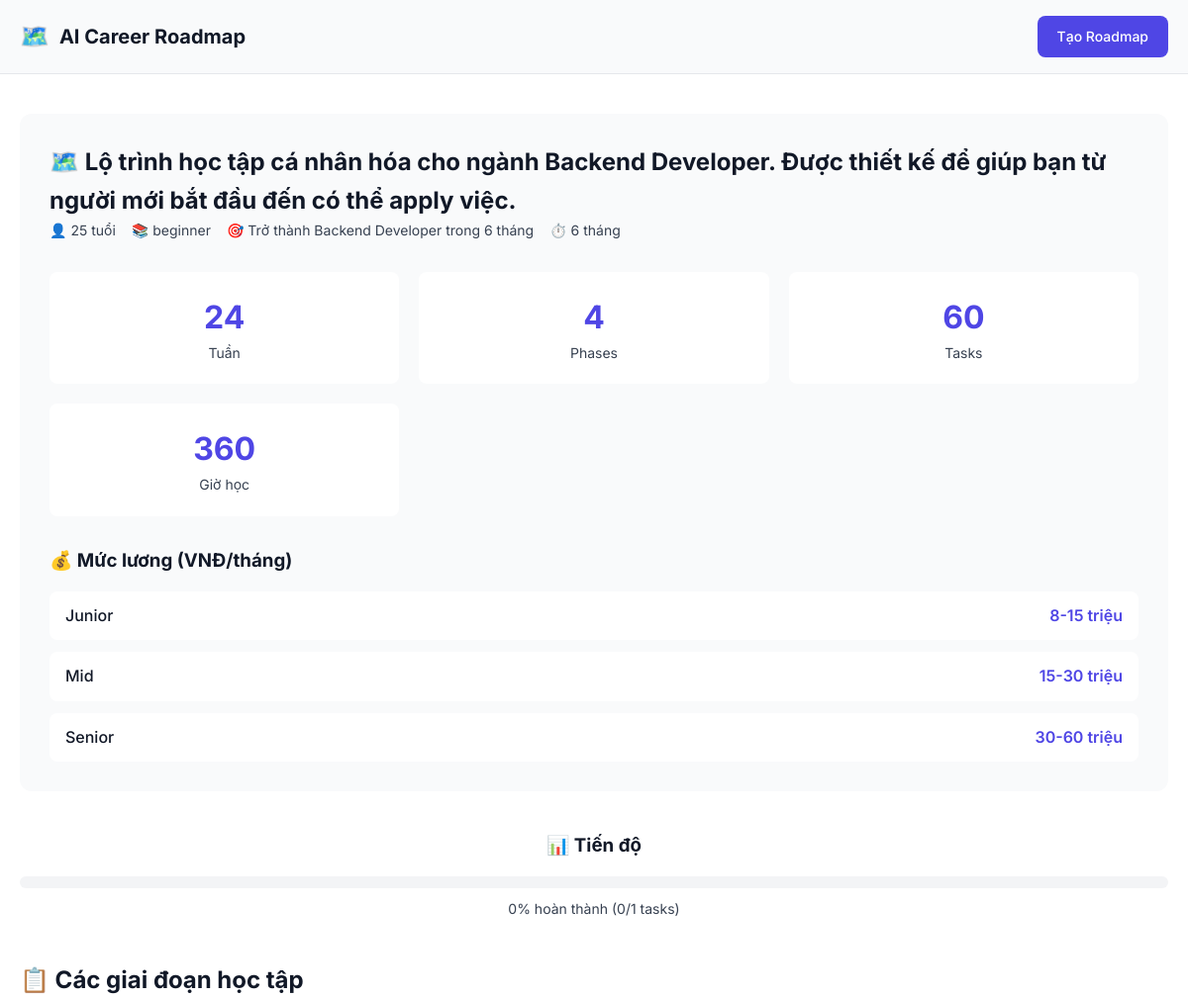
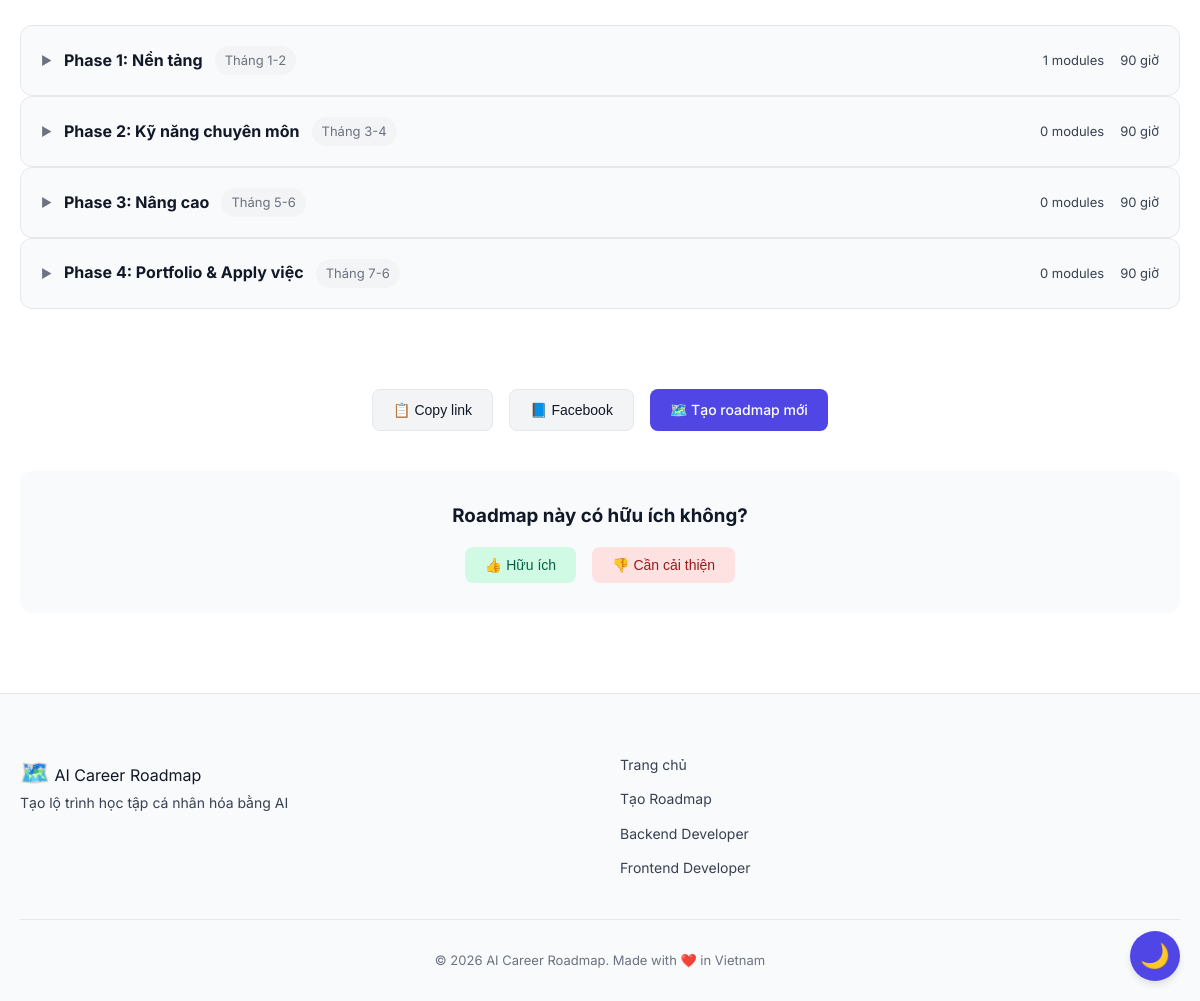
The app's page /roadmap/backend-developer-25tuoi-7364 with its own data (2 pictures, top to bottom).
### tables this page shows
CREATE TABLE roadmaps (
                id TEXT PRIMARY KEY,
                slug TEXT UNIQUE NOT NULL,
                
                -- Input
                age INTEGER NOT NULL,
                industry TEXT NOT NULL,
                industry_name TEXT NOT NULL,
                level TEXT NOT NULL,
                goal TEXT NOT NULL,
                duration_months INTEGER NOT NULL,
                current_job TEXT,
                hours_per_day TEXT DEFAULT '3-4',
                learning_style TEXT,
                
                -- Level 1: Roadmap overview
                overview TEXT,
                total_weeks INTEGER,
                total_tasks INTEGER,
                total_hours INTEGER,
                salary_junior TEXT,
                salary_mid TEXT,
                salary_senior TEXT,
                competitive_advantage TEXT,
                market_demand TEXT,
                
                -- Full roadmap JSON (Phases → Modules → Tasks → Resources)
                roadmap_json TEXT,
                
                -- Metadata
                ai_model TEXT DEFAULT 'mimo-v2.5',
                ai_tokens_used INTEGER,
                generation_time_ms INTEGER,
                view_count INTEGER DEFAULT 0,
                share_count INTEGER DEFAULT 0,
                created_at TIMESTAMP DEFAULT CURRENT_TIMESTAMP
            );

### backend/routes/roadmap.py (the view)
@router.get("/roadmap/{slug}", response_class=HTMLResponse)
async def view_roadmap(request: Request, slug: str):
    import aiosqlite
    from backend.config import settings
    async with aiosqlite.connect(settings.db_path) as db:
        db.row_factory = aiosqlite.Row
        async with db.execute(
            "SELECT * FROM roadmaps WHERE slug = ?", (slug,)
        ) as cursor:
            row = await cursor.fetchone()
    if not row:
        return templates.TemplateResponse("404.html", {
            "request": request,
            "page_title": "Không tìm thấy - AI Career Roadmap",
            "slug": slug
        }, status_code=404)
    roadmap_data = json.loads(row["roadmap_json"]) if row["roadmap_json"] else {}
    template_data = {
        "request": request,
        "page_title": f"Roadmap {row['industry_name']} - AI Career Roadmap",
        "page_description": f"Lộ trình học {row['industry_name']} cá nhân hóa",
        "roadmap": {
            "age": row["age"],
            "industry": row["industry"],
            "industry_name": row["industry_name"],
            "level": row["level"],
            "goal": row["goal"],
            "duration_months": row["duration_months"],
            "overview": roadmap_data.get("overview", ""),
            "total_weeks": roadmap_data.get("total_weeks", 0),
            "total_tasks": roadmap_data.get("total_tasks", 0),
            "total_hours": roadmap_data.get("total_hours", 0),
            "salary_range": roadmap_data.get("salary_range", {}),
            "competitive_advantage": roadmap_data.get("competitive_advantage", ""),
            "market_demand": roadmap_data.get("market_demand", ""),
            "phases": roadmap_data.get("phases", [])
        },
        "slug": slug
    }
    return templates.TemplateResponse("roadmap.html", template_data)

### backend/templates/roadmap.html (shortened to what this page needs)
{% extends "base.html" %}
{% block content %}
<section class="roadmap-section">
    <div class="container">
        <div class="roadmap-header">
            <h1>🗺️ {{ roadmap.overview }}</h1>
            <div class="roadmap-meta">
                <span>👤 {{ roadmap.age }} tuổi</span>
                <span>📚 {{ roadmap.level }}</span>
                <span>🎯 {{ roadmap.goal }}</span>
                <span>⏱️ {{ roadmap.duration_months }} tháng</span>
            </div>
            <div class="roadmap-stats">
                <div class="stat-card">
                    <div class="stat-number">{{ roadmap.total_weeks }}</div>
                    <div class="stat-label">Tuần</div>
                </div>
                <div class="stat-card">
                    <div class="stat-number">{{ roadmap.phases|length }}</div>
                    <div class="stat-label">Phases</div>
                </div>
                <div class="stat-card">
                    <div class="stat-number">{{ roadmap.total_tasks }}</div>
                    <div class="stat-label">Tasks</div>
                </div>
                <div class="stat-card">
                    <div class="stat-number">{{ roadmap.total_hours }}</div>
                    <div class="stat-label">Giờ học</div>
                </div>
            </div>
            {% if roadmap.salary_range %}
            <div class="roadmap-salary">
                <h3>💰 Mức lương (VNĐ/tháng)</h3>
                <div class="salary-bars">
                    <div class="salary-item">
                        <span class="salary-label">Junior</span>
                        <span class="salary-value">{{ roadmap.salary_range.get('junior', 'N/A') }}</span>
                    </div>
                    <div class="salary-item">
                        <span class="salary-label">Mid</span>
                        <span class="salary-value">{{ roadmap.salary_range.get('mid', 'N/A') }}</span>
                    </div>
                    <div class="salary-item">
                        <span class="salary-label">Senior</span>
                        <span class="salary-value">{{ roadmap.salary_range.get('senior', 'N/A') }}</span>
                    </div>
                </div>
            </div>
            {% endif %}
        </div>
        <div class="progress-section">
            <h3>📊 Tiến độ</h3>
            <div class="progress-bar">
            </div>
            <span class="progress-text" id="progress-text">0% hoàn thành</span>
        </div>
        <div class="phases-section">
            <h2>📋 Các giai đoạn học tập</h2>
            {% for phase in roadmap.phases %}
            <div class="phase-card" id="phase-{{ phase.id }}">
                <div class="phase-header" onclick="togglePhase('{{ phase.id }}')">
                    <div class="phase-title">
                        <span class="phase-toggle" id="toggle-{{ phase.id }}">▶</span>
                        <h3>{{ phase.name }}</h3>
                        <span class="phase-duration">{{ phase.duration }}</span>
                    </div>
                    <div class="phase-meta">
                        <span>{{ phase.modules|length if phase.modules else 0 }} modules</span>
                        <span>{{ phase.get('total_hours', 0) }} giờ</span>
                    </div>
                </div>
            </div>
            {% endfor %}
        </div>
        <div class="actions-section">
            <button onclick="copyLink()" class="btn btn-secondary">📋 Copy link</button>
            <button onclick="shareFacebook()" class="btn btn-secondary">📘 Facebook</button>
            <a href="/tao-roadmap" class="btn btn-primary">🗺️ Tạo roadmap mới</a>
        </div>
        <div class="feedback-section">
            <h3>Roadmap này có hữu ích không?</h3>
            <div class="feedback-buttons">
                <button onclick="submitFeedback(true)" class="btn btn-positive">👍 Hữu ích</button>
                <button onclick="submitFeedback(false)" class="btn btn-negative">👎 Cần cải thiện</button>
            </div>
        </div>
    </div>
</section>
{% endblock %}

### backend/templates/base.html (shortened to what this page needs)
<!DOCTYPE html>
<html lang="vi">
<head>
    <link rel="stylesheet" href="/static/css/style.css">
</head>
<body>
    <header class="header">
        <div class="container">
            <a href="/" class="logo">
                <span class="logo-icon">🗺️</span>
                <span class="logo-text">AI Career Roadmap</span>
            </a>
            <nav class="nav">
                <a href="/tao-roadmap" class="btn btn-primary">Tạo Roadmap</a>
            </nav>
        </div>
    </header>
    <main class="main">
        {% block content %}{% endblock %}
    </main>
    <footer class="footer">
        <div class="container">
            <div class="footer-content">
                <div class="footer-brand">
                    <span class="logo-icon">🗺️</span>
                    <span class="logo-text">AI Career Roadmap</span>
                    <p class="footer-desc">Tạo lộ trình học tập cá nhân hóa bằng AI</p>
                </div>
                <div class="footer-links">
                    <a href="/">Trang chủ</a>
                    <a href="/tao-roadmap">Tạo Roadmap</a>
                    <a href="/nganh/backend-developer">Backend Developer</a>
                    <a href="/nganh/frontend-developer">Frontend Developer</a>
                </div>
            </div>
            <div class="footer-bottom">
                <p>&copy; 2026 AI Career Roadmap. Made with ❤️ in Vietnam</p>
            </div>
        </div>
    </footer>
    <button id="theme-toggle" class="theme-toggle" aria-label="Toggle dark mode">
        <span class="theme-toggle-icon">🌙</span>
    </button>
</body>
</html>

### records on screen
roadmaps: overview "Lộ trình học tập cá nhân hóa cho ngành Backend Developer. Được thiết kế để giúp bạn từ người mới bắt đầu đến có thể apply việc.", age "25", level "beginner", goal "Trở thành Backend Developer trong 6 tháng", duration_months "6", total_weeks "24", total_tasks "60", total_hours "360", salary_range.get "8-15 triệu", salary_range.get "15-30 triệu", salary_range.get "30-60 triệu"

### other values on screen
{{ roadmap.phases|length }} "4"
{{ phase.name }} "Phase 1: Nền tảng" "Phase 2: Kỹ năng chuyên môn" "Phase 3: Nâng cao" "Phase 4: Portfolio & Apply việc"
{{ phase.duration }} "Tháng 1-2" "Tháng 3-4" "Tháng 5-6" "Tháng 7-6"
{{ phase.modules|length if phase.modules else 0 }} "1" "0" "0" "0"
{{ phase.get('total_hours', 0) }} "90" "90" "90" "90"
